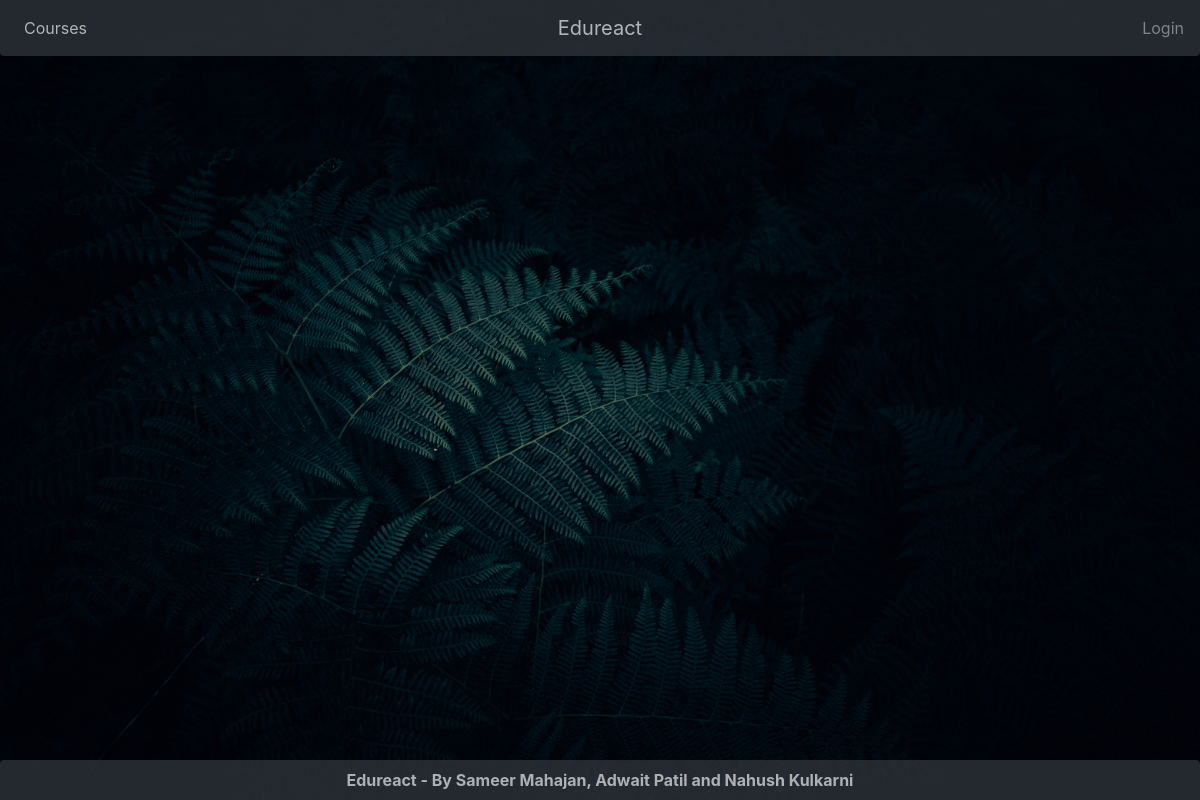
Page /courses/ on the earlier database version.
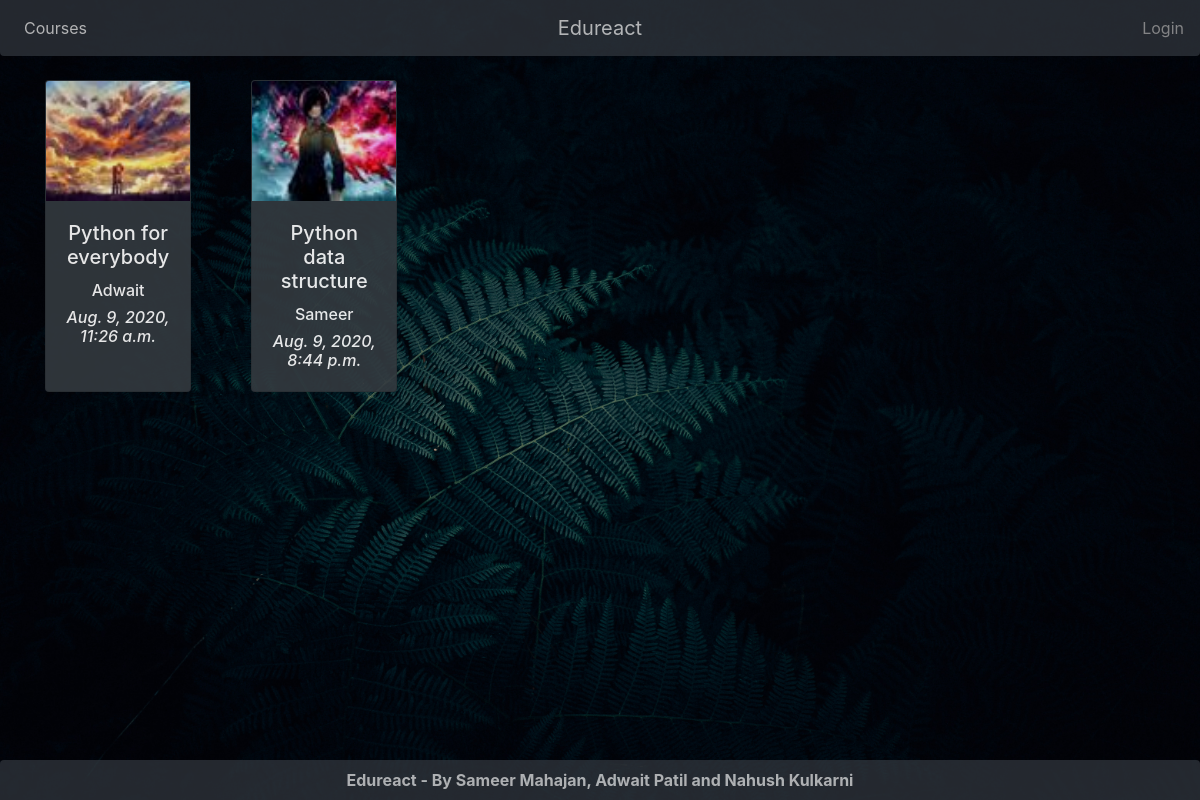
Same page on the later database version.
### courses/models.py (models this page shows, shortened)
class Course(models.Model):
    course_name = models.CharField(unique=True,max_length=300,default=f"course")
    instructor = models.ForeignKey('users.Teacher', on_delete=models.CASCADE)
    created_at = models.DateTimeField(default=timezone.now)
    course_image = models.ImageField(default="default.jpg",upload_to="course_pics")

### users/models.py (models this page shows, shortened)
class Teacher(models.Model):
    user = models.OneToOneField(Student, on_delete=models.CASCADE)
    course_uploaded = models.CharField(max_length=100)
    def __str__(self):
        return self.user.username

class Student(AbstractUser):
    image = models.ImageField(default='default.jpg',upload_to='profile_pics')
    linkedin = models.CharField(max_length=100)
    github = models.CharField(max_length=100)
    teacher_status = models.BooleanField('teacher_status',default=False)

### courses/views.py (the view)
# urls.py: urlpatterns += [path('courses/',CoursesView,name="Courses-view"),
def CoursesView(request):
    context={
        'courses':Course.objects.all(),
    }
    return render(request,"courses/courses.html",context)

### courses/templates/courses/courses.html (shortened to what this page needs)
{% extends "courses/base.html" %}
{% block content %}
    <div class="container">
      <center>
      <div class="card-deck">
        <div class="row">
          {% for course in courses %}
            <div class="col-sm-4 mb-5">
              <div class="card text-white bg-dark zoom card-props" onclick="window.location.href = {% url 'video-view' %}+'?C='+{{course.id}}+'&V=1';">
                <img src="{{course.course_image.url}}" class="card-img-top" alt="ERROR: Cannot retrieve course image!">
                <div class="card-body">
                  <h5 class="card-title">{{course.course_name|slice:":25"}}</h5>
                  <h6 class="card-text">{{course.instructor}}</h6>
                  <h6 class="card-text"><i>{{course.created_at}}</i></h6>
                </div>
              </div>
          </div>
          {% endfor %}
      </div>
      </center>
    </div>
{% endblock content %}

Differences in the rows shown:
added Course: course_image (picture), course_name "Python for everybody", instructor "Adwait", created_at "Aug. 9, 2020, 11:26 a.m."
added Course: course_image (picture), course_name "Python data structure", instructor "Sameer", created_at "Aug. 9, 2020, 8:44 p.m."
